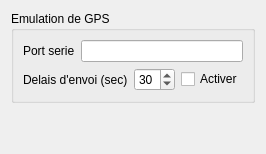
         <widget class="QWidget" name="tab_3">
          <property name="sizePolicy">
           <sizepolicy hsizetype="Expanding" vsizetype="Expanding">
            <horstretch>0</horstretch>
            <verstretch>0</verstretch>
           </sizepolicy>
          </property>
          <attribute name="title">
           <string>GPS</string>
          </attribute>
          <layout class="QVBoxLayout" name="verticalLayout_12">
           <item>
            <widget class="QGroupBox" name="groupBox">
             <property name="title">
              <string>Emulation de GPS</string>
             </property>
             <layout class="QVBoxLayout" name="verticalLayout_11">
              <item>
               <layout class="QHBoxLayout" name="horizontalLayout">
                <item>
                 <widget class="QLabel" name="label">
                  <property name="text">
                   <string>Port serie</string>
                  </property>
                 </widget>
                </item>
                <item>
                 <widget class="QLineEdit" name="serialName"/>
                </item>
               </layout>
              </item>
              <item>
               <layout class="QHBoxLayout" name="horizontalLayout_4">
                <item>
                 <widget class="QLabel" name="label_18">
                  <property name="text">
                   <string>Delais d'envoi (sec)</string>
                  </property>
                 </widget>
                </item>
                <item>
                 <widget class="QSpinBox" name="spn_gpsDelay">
                  <property name="minimum">
                   <number>5</number>
                  </property>
                  <property name="maximum">
                   <number>60</number>
                  </property>
                  <property name="singleStep">
                   <number>5</number>
                  </property>
                  <property name="value">
                   <number>30</number>
                  </property>
                 </widget>
                </item>
                <item>
                 <widget class="QCheckBox" name="chk_activateEmulation">
                  <property name="text">
                   <string>Activer</string>
                  </property>
                 </widget>
                </item>
               </layout>
              </item>
             </layout>
            </widget>
           </item>
           <item>
            <spacer name="verticalSpacer_7">
             <property name="orientation">
              <enum>Qt::Vertical</enum>
             </property>
             <property name="sizeHint" stdset="0">
              <size>
               <width>20</width>
               <height>40</height>
              </size>
             </property>
            </spacer>
           </item>
          </layout>
         </widget>
